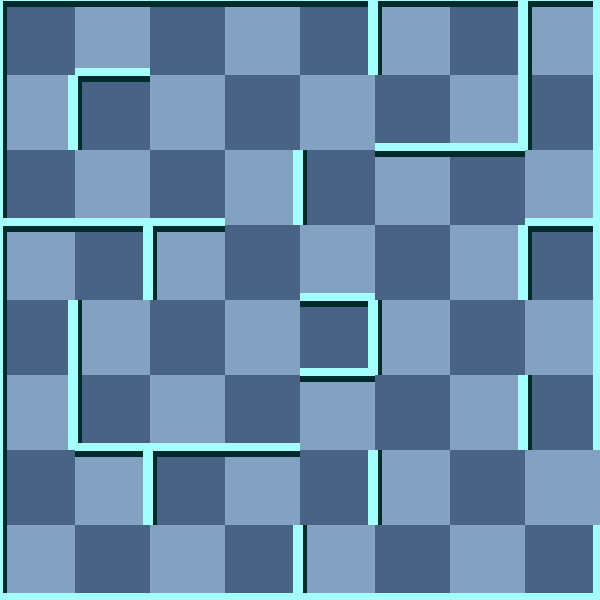

The image is a tile-based game level rendered from a .tmx file. Its description and source (layers, tilesets, objects; grid data summarised) follow:
An orthogonal 8x8 tile map with 75x75 px tiles, 2 tile layers (background, 块层 1) and 5 objects (2x Trap, Exit, RedMummy, Player).

<map version="1.0" orientation="orthogonal" width="8" height="8" tilewidth="75" tileheight="75">
 <tileset firstgid="1" name="wall" tilewidth="75" tileheight="75">
  <image source="gfx/wall.png" width="300" height="375" />
  <tile id="0">
   <properties>
    <property name="ValOfWall" value="0" />
   </properties>
  </tile>
  <tile id="1">
   <properties>
    <property name="ValOfWall" value="1" />
   </properties>
  </tile>
  <tile id="2">
   <properties>
    <property name="ValOfWall" value="2" />
   </properties>
  </tile>
  <tile id="3">
   <properties>
    <property name="ValOfWall" value="3" />
   </properties>
  </tile>
  <tile id="4">
   <properties>
    <property name="ValOfWall" value="4" />
   </properties>
  </tile>
  <tile id="5">
   <properties>
    <property name="ValOfWall" value="5" />
   </properties>
  </tile>
  <tile id="6">
   <properties>
    <property name="ValOfWall" value="6" />
   </properties>
  </tile>
  <tile id="7">
   <properties>
    <property name="ValOfWall" value="7" />
   </properties>
  </tile>
  <tile id="8">
   <properties>
    <property name="ValOfWall" value="8" />
   </properties>
  </tile>
  <tile id="9">
   <properties>
    <property name="ValOfWall" value="9" />
   </properties>
  </tile>
  <tile id="10">
   <properties>
    <property name="ValOfWall" value="10" />
   </properties>
  </tile>
  <tile id="11">
   <properties>
    <property name="ValOfWall" value="11" />
   </properties>
  </tile>
  <tile id="12">
   <properties>
    <property name="ValOfWall" value="12" />
   </properties>
  </tile>
  <tile id="13">
   <properties>
    <property name="ValOfWall" value="13" />
   </properties>
  </tile>
  <tile id="14">
   <properties>
    <property name="ValOfWall" value="14" />
   </properties>
  </tile>
  <tile id="15">
   <properties>
    <property name="ValOfWall" value="15" />
   </properties>
  </tile>
  <tile id="18">
   <properties>
    <property name="ValOfWall" value="-1" />
   </properties>
  </tile>
 </tileset>
 <layer name="background" width="8" height="8">
  <data>[64 cells, 64 non-empty, 2 distinct tile ids]</data>
 </layer>
 <layer name="块层 1" width="8" height="8">
  <data>[64 cells, 64 non-empty, 13 distinct tile ids]</data>
 </layer>
 <objectgroup name="对象层 1" width="8" height="8">
  <object name="Exit" x="600" y="450" />
  <object name="RedMummy" x="525" y="450">
   <properties>
    <property name="value" value="21" />
   </properties>
  </object>
  <object name="Trap" x="525" y="0">
   <properties>
    <property name="value" value="8" />
   </properties>
  </object>
  <object name="Trap" x="375" y="225">
   <properties>
    <property name="value" value="9" />
   </properties>
  </object>
  <object name="Player" x="150" y="225">
   <properties>
    <property name="value" value="1" />
   </properties>
  </object>
 </objectgroup>
</map>
